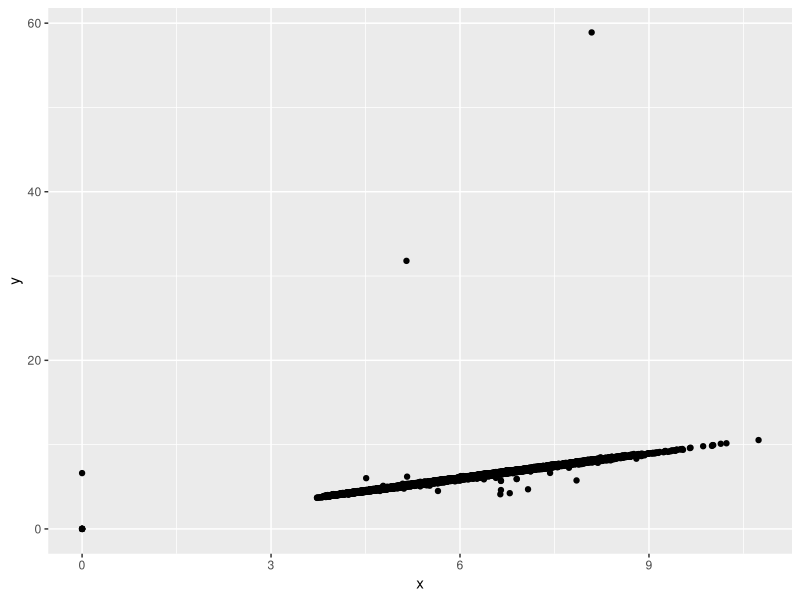

This figure's R source:
## ---- chunk 1
install.packages("tidyverse", repos = "http://cran.us.r-project.org")
## ---- chunk 2
library(ggplot2)
#setwd(knitr::opts_chunk$get("fig.path"))
p <- ggplot(data=ggplot2::diamonds, mapping = aes(x=x, y=y))+
  geom_point()
p
## ---- chunk 3

